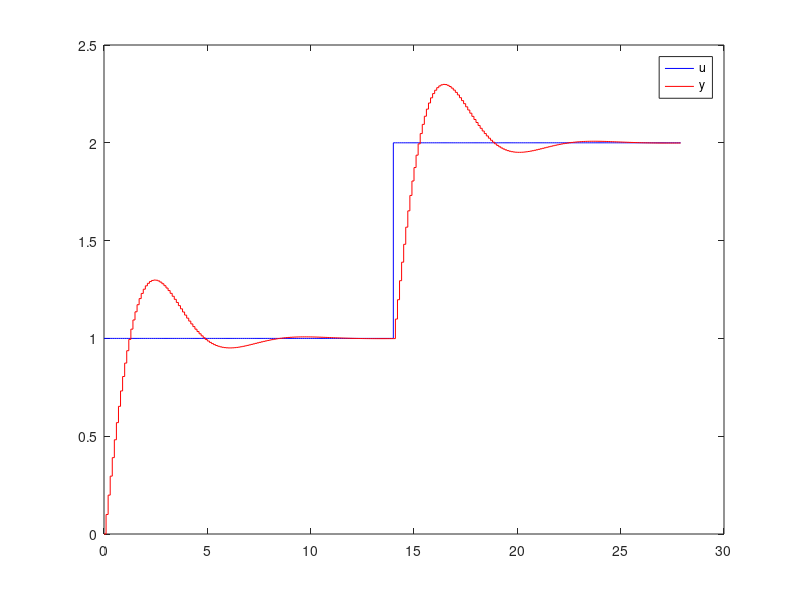

Here is the MATLAB script that generated this plot:
%
% Simulace prechodu obycejne soustavy pseudo druheho radu.
% bez regulatoru, ciste reakce na vstupni signal u
%

clear all;
Ts = 0.1; %time stamp / vzorkovaci perioda
%vytvoreni systemu
sysTF = tf([1 1],[1 1 1]); 

D=c2d(sysTF,Ts); %to discreet representation
[A,B,C,D]=ssdata(D); %to state space model

u = [ones(1,140) 2*ones(1,140)]; %input data
T = 0:Ts:length(u)*Ts; %time data
x = [0; 0]; %initial state - vertical

y = zeros(1,length(u));
for k = 1:length(u)
    y(k)= C*x + D*u(k);
    x = A*x + B*u(k);
end

stairs(T(1:end-1),u,'-b');
hold on; 
stairs(T(1:end-1),y,'-r');
legend('u','y');
hold off;

